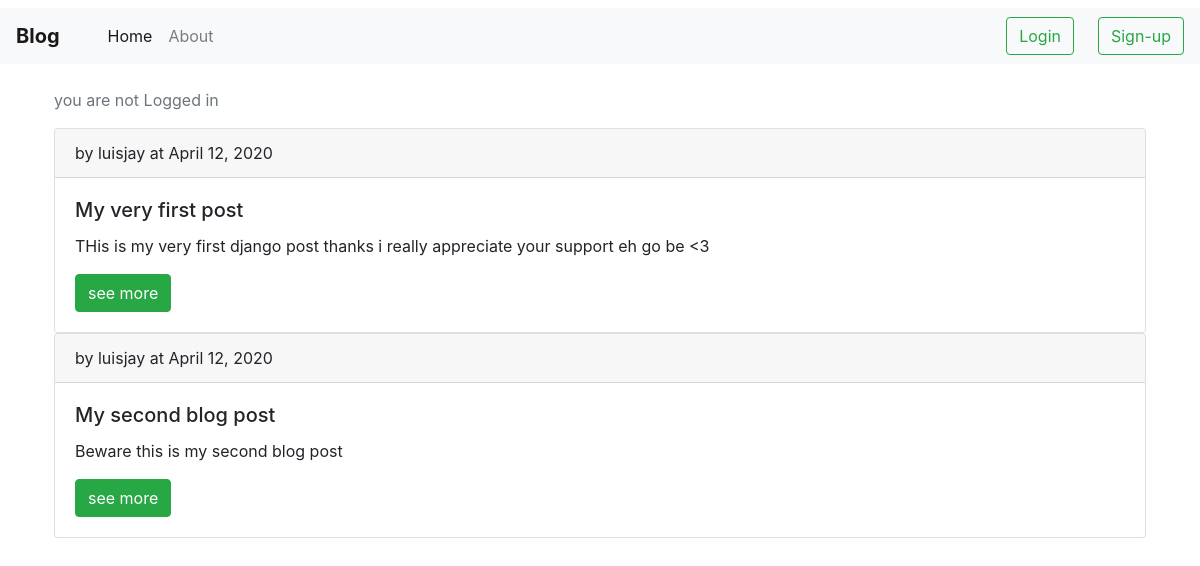
Before: / with the older database file.
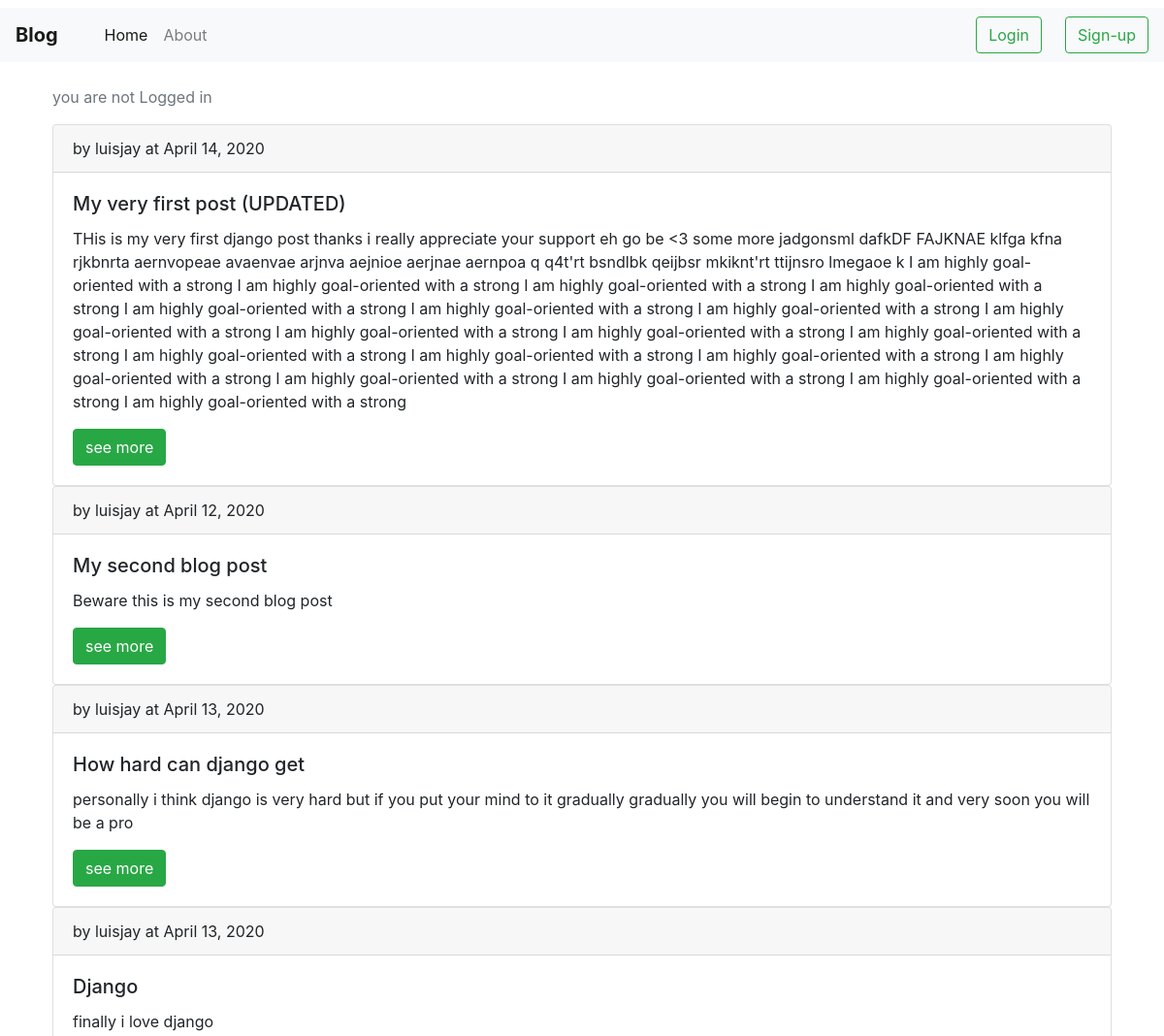
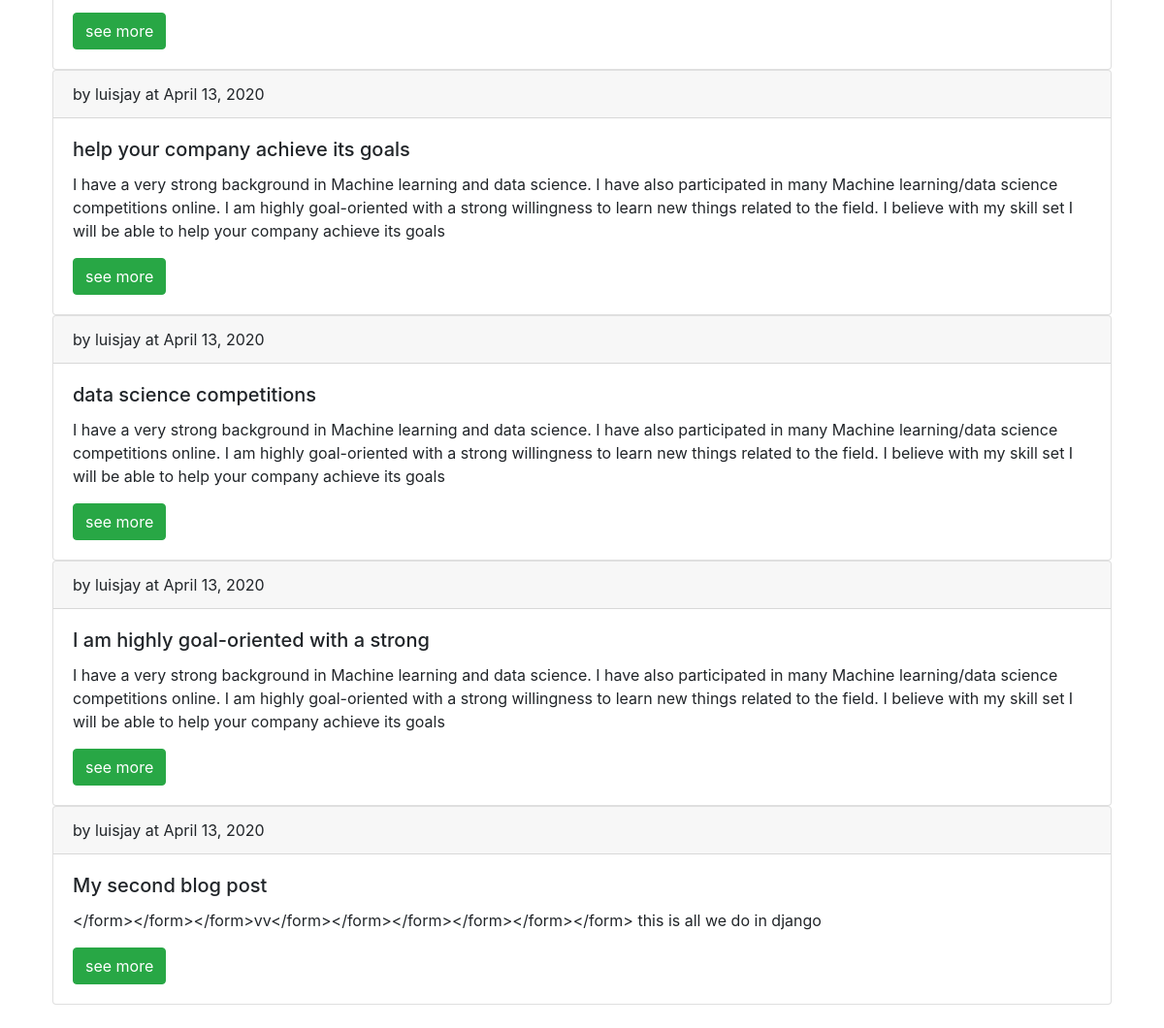
After: the same page with the newer database file (2 pictures, top to bottom).
### blog/models.py (models this page shows, shortened)
class post(models.Model):
	title=models.CharField(max_length=200)
	author=models.ForeignKey(to=User, on_delete=models.CASCADE,)
	content=models.TextField()
	date_created=models.DateField(auto_now=True)

### blog/views.py (the view)
# urls.py: path('', BlogListView.as_view(), name='home'),
class BlogListView(ListView):
		model=post
		template_name='blog/home.html'

### blog/templates/blog/home.html
{% extends 'blog/base.html' %}
{%load static%}
{% block content %}
	{%if user.is_authenticated %}
		<p>Hello <strong>{{user.username}}</strong></p>
  	{%else%}
  		<p class="text-muted">you are not Logged in</p>
	{%endif%}
	{%for post in object_list%}
		<div class="card">
		  <div class="card-header">
		   by {{post.author}} at {{post.date_created}}
		  </div>
		  <div class="card-body">
		    <h5 class="card-title">{{post.title}}</h5>
		    <p class="card-text">{{post.content}}</p>
		    <a href="{% url 'post-detail' post.pk %}" class="btn btn-success">see more</a>
		  </div>
		</div>
	{%endfor%}
{%endblock%}

### blog/templates/blog/base.html (shortened to what this page needs)
{%load static%}
{%load crispy_forms_tags%}
<!DOCTYPE html>
<html>
<head>
    <link rel="stylesheet" href="https://stackpath.bootstrapcdn.com/bootstrap/4.3.1/css/bootstrap.min.css">
	<link rel="stylesheet"  href="{% static 'blog/base.css' %}" >
</head>
<body>
		<nav class="navbar navbar-expand-lg navbar-light bg-light mt-2">
		  <a class="navbar-brand" href="{%url 'home'%}"><strong>Blog</strong></a>
		  <div class="collapse navbar-collapse" id="navbarSupportedContent">
		    <ul class="navbar-nav mr-auto pl-4 pr-4">
		      <li class="nav-item active">
		        <a class="nav-link" href="{%url 'home'%}">Home <span class="sr-only">(current)</span></a>
		      </li>
		      <li class="nav-item">
		        <a class="nav-link" href="#">About</a>
		      </li>
		    </ul>
		    	{%if user.is_authenticated %}
		    		<form class="form-inline my-2 my-lg-0 ">
				    	<a class="nav-link " href="{% url 'new-post' %}">+New Post</a>
				      <button class="btn btn-outline-success my-2 my-sm-0 ml-4 " type="submit">Profile</button>
				      <a href="{%url 'logout'%}" class="btn btn-outline-success my-2 my-sm-0 ml-5 mr-5 " >Logout</a>
				    </form>
		      	{%else%}
		      		<form class="form-inline my-2 my-lg-0 ">
			      		<a href="{%url 'login'%}" class="btn btn-outline-success my-2 my-sm-0 ml-4 " >Login</a>
			      		<a href="{%url 'signup'%}" class="btn btn-outline-success my-2 my-sm-0 ml-4 " >Sign-up</a>
			      	</form>
		    	{%endif%}
		  </div>
		</nav>
	<div class="container p-4 pt-3">
		{%block content%}
		{%endblock%}
	</div>
</body>
</html>

Changed rows visible on the page:
changed post: date_created "April 12, 2020" → "April 14, 2020"; title "My very first post" → "My very first post (UPDATED)"; content "THis is my very first django post thanks i really appreciate your support eh go be <3" → "…eh go be <3 some more jadgonsml dafkDF FAJKNAE klfga kfna rjkbnrta aernvopeae avaenvae arjnva aejnioe aerjnae aernpoa q q4t'rt bsndlbk qeijbsr mkiknt'rt ttijnsro lmegaoe k I am highly goal-oriented with a strong I am highly goal-oriented with a strong I am highly goal-oriented with a strong I am highly goal-oriented with a strong I am highly goal-oriented with a strong I am highly goal-oriented with a strong I am highly goal-oriented with a strong I am highly goal-oriented with a strong I am highly goal-oriented with a strong I am highly goal-oriented with a strong I am highly goal-oriented with a strong I am highly goal-oriented with a strong I am highly goal-oriented with a strong I am…"
added post: author "luisjay", date_created "April 13, 2020", title "How hard can django get", content "personally i think django is very hard but if you put your mind to it gradually gradually you will begin to understand it and very soon you will be a pro"
added post: author "luisjay", date_created "April 13, 2020", title "Django", content "finally i love django"
added post: author "luisjay", date_created "April 13, 2020", title "help your company achieve its goals", content "I have a very strong background in Machine learning and data science. I have also participated in many Machine learning/data science competitions online. I am highly goal-oriented with a strong willingness to learn new things related to the field. I believe with my skill set I will be able to help your company achieve its goals"
added post: author "luisjay", date_created "April 13, 2020", title "data science competitions", content "I have a very strong background in Machine learning and data science. I have also participated in many Machine learning/data science competitions online. I am highly goal-oriented with a strong willingness to learn new things related to the field. I believe with my skill set I will be able to help your company achieve its goals"
added post: author "luisjay", date_created "April 13, 2020", title "I am highly goal-oriented with a strong", content "I have a very strong background in Machine learning and data science. I have also participated in many Machine learning/data science competitions online. I am highly goal-oriented with a strong willingness to learn new things related to the field. I believe with my skill set I will be able to help your company achieve its goals"
added post: author "luisjay", date_created "April 13, 2020", title "My second blog post", content "</form></form></form>vv</form></form></form></form></form></form> this is all we do in django"
